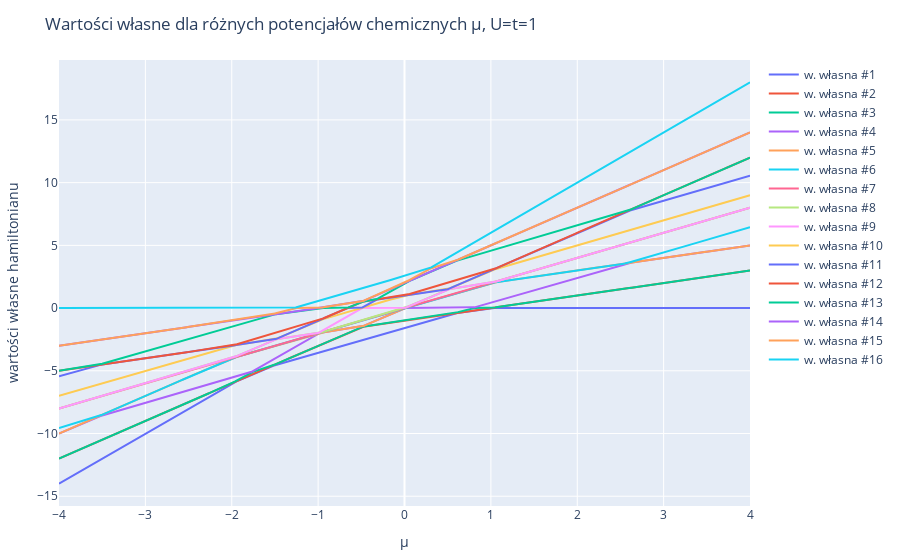

Notebook code cell kept with this figure:
### Code cell
using PlotlyJS
potentials = collect(-4:0.01:4)
eigs_mat = reduce(hcat,[real(eigvals(get_hamiltonian(states, U, t, pot, next, N))) for pot in potentials])'
eigs_mat = [eigs_mat[:,i] for i in 1:size(eigs_mat,2)]
layout = Layout(
    title="Wartości własne dla różnych potencjałów chemicznych μ, U=t=1",
    xaxis_title="μ",
    yaxis_title="wartości własne hamiltonianu",
)
pl = plot([scatter(x=potentials, y=eig, name="w. własna #$no") for (eig, no) in zip(eigs_mat, 1:(2N)^2)], layout)

### Figure 1 — Plotly figure (JSON) as saved in the notebook; plotly's stock layout.template omitted (floating-point values rounded to 4 significant figures; data arrays with more than 128 entries replaced by an {"elided": "..."} marker saying what was removed)
{"data": [{"name": "w. własna #1", "type": "scatter", "x": {"elided": "801 float values"}, "y": {"elided": "801 float values"}}, {"name": "w. własna #2", "type": "scatter", "x": {"elided": "801 float values"}, "y": {"elided": "801 float values"}}, {"name": "w. własna #3", "type": "scatter", "x": {"elided": "801 float values"}, "y": {"elided": "801 float values"}}, {"name": "w. własna #4", "type": "scatter", "x": {"elided": "801 float values"}, "y": {"elided": "801 float values"}}, {"name": "w. własna #5", "type": "scatter", "x": {"elided": "801 float values"}, "y": {"elided": "801 float values"}}, {"name": "w. własna #6", "type": "scatter", "x": {"elided": "801 float values"}, "y": {"elided": "801 float values"}}, {"name": "w. własna #7", "type": "scatter", "x": {"elided": "801 float values"}, "y": {"elided": "801 float values"}}, {"name": "w. własna #8", "type": "scatter", "x": {"elided": "801 float values"}, "y": {"elided": "801 float values"}}, {"name": "w. własna #9", "type": "scatter", "x": {"elided": "801 float values"}, "y": {"elided": "801 float values"}}, {"name": "w. własna #10", "type": "scatter", "x": {"elided": "801 float values"}, "y": {"elided": "801 float values"}}, {"name": "w. własna #11", "type": "scatter", "x": {"elided": "801 float values"}, "y": {"elided": "801 float values"}}, {"name": "w. własna #12", "type": "scatter", "x": {"elided": "801 float values"}, "y": {"elided": "801 float values"}}, {"name": "w. własna #13", "type": "scatter", "x": {"elided": "801 float values"}, "y": {"elided": "801 float values"}}, {"name": "w. własna #14", "type": "scatter", "x": {"elided": "801 float values"}, "y": {"elided": "801 float values"}}, {"name": "w. własna #15", "type": "scatter", "x": {"elided": "801 float values"}, "y": {"elided": "801 float values"}}, {"name": "w. własna #16", "type": "scatter", "x": {"elided": "801 float values"}, "y": {"elided": "801 float values"}}], "layout": {"margin": {"b": 50, "l": 50, "r": 50, "t": 60}, "title": "Wartości własne dla różnych potencjałów chemicznych μ, U=t=1", "xaxis": {"title": {"text": "μ"}}, "yaxis": {"title": {"text": "wartości własne hamiltonianu"}}}}
